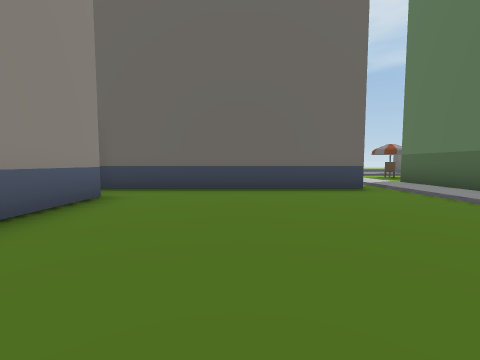
View 1 (above)

12 first-person views from a walk through a scene from a Unity 3-D project. The camera is 1.2 m above the floor, tilts 4° down and sees 90° across. The floor is counted in squares, 2 m on a side. Each view is taken from the middle of a square. On the plan, view 1 faces up. The plan holds only what a view shows up to about 9 squares ahead; the rest is blank. The place goes on beyond the plan. Some animated figures are not drawn.

View 2
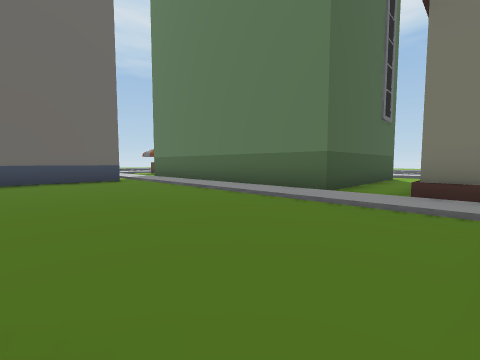

View 3
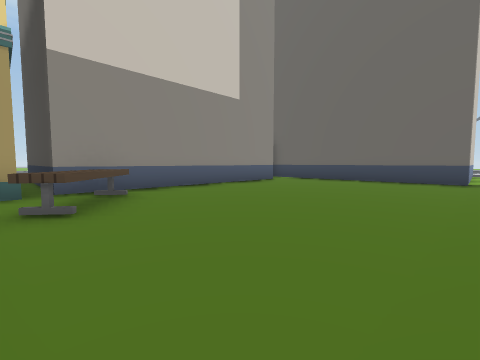

View 4
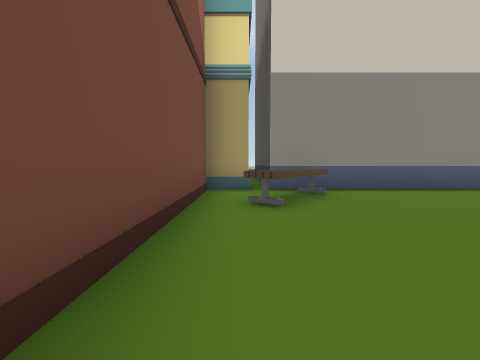

View 5
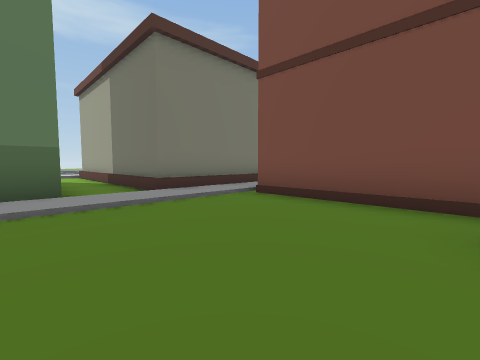

View 6
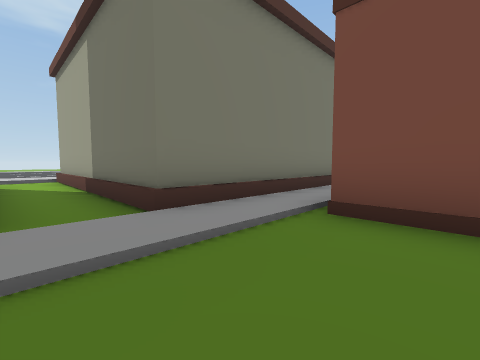

View 7
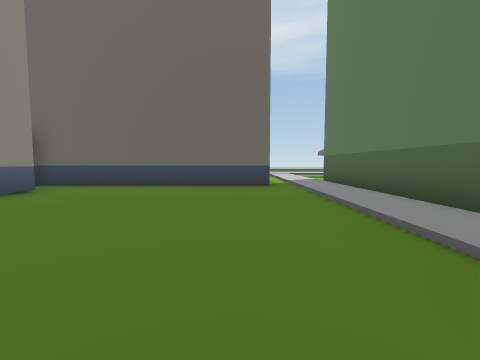

View 8
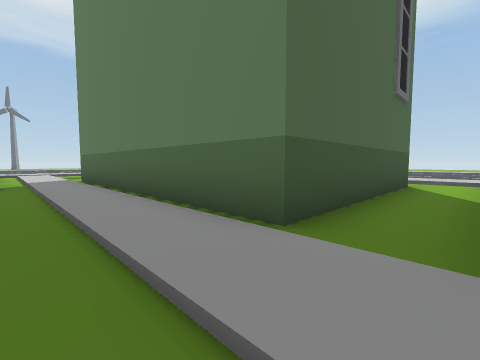

View 9
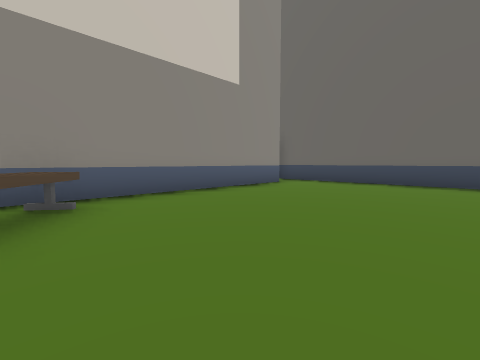

View 10
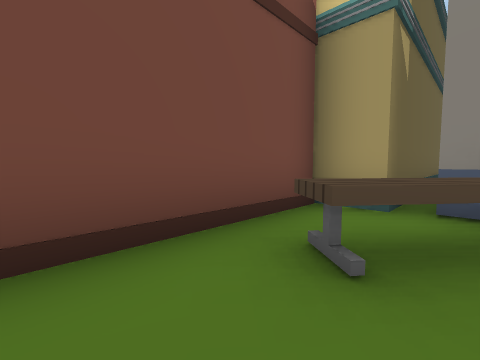

View 11
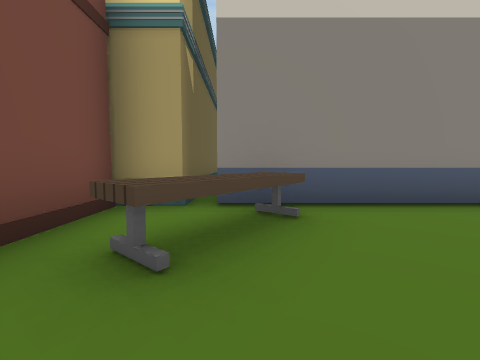

View 12
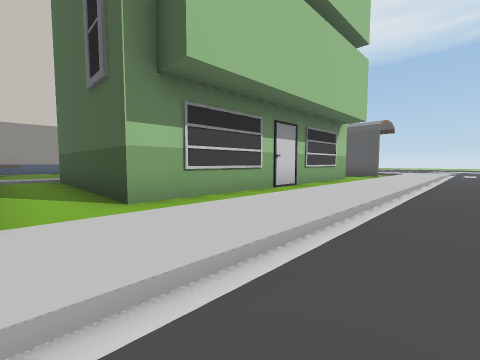

### Floor plan
Key: @ floor where view 1 was taken; # wall or solid block; x gap in a wall; . main floor; : floor 0.25 m higher than the main floor; / step, stairs or slope; ^ raised ledge; B building; E bench.
Columns run from 8 left of view 1 to 14 right of it. Each row starts with its distance up from view 1.
  7            .:B    B.:/.
  6     BBBBBBB.:B    B.:/.
  5      .......:B    B.:/.
  4      B......:B    B.:/.
  3      B......:B    B.:/.
  2      B......:B    B.:/.
  1      B......:B    B.:/.
  0      B..@...:BBBBBB.:/.
 -1      B......:.......:/.
 -2 BBBBBBEE....:.......:/.
 -3 x^^^^^#E....:BBBBBBB
 -4       ######:B
 -5             :B
 -6             :B
 -7              B

Where each view was taken, in squares from view 1:
view 1: 0 up, 0 right, facing up
view 2: 3 down, 0 right, facing up-right
view 3: 3 down, 3 right, facing up-left
view 4: 3 down, 3 right, facing left
view 5: 0 up, 0 right, facing down-right
view 6: 1 down, 2 right, facing down-right
view 7: 1 down, 2 right, facing up
view 8: 2 down, 3 right, facing up-right
view 9: 2 down, 2 right, facing up-left
view 10: 2 down, 1 right, facing down-left
view 11: 2 down, 1 right, facing left
view 12: 2 down, 14 right, facing up-left
